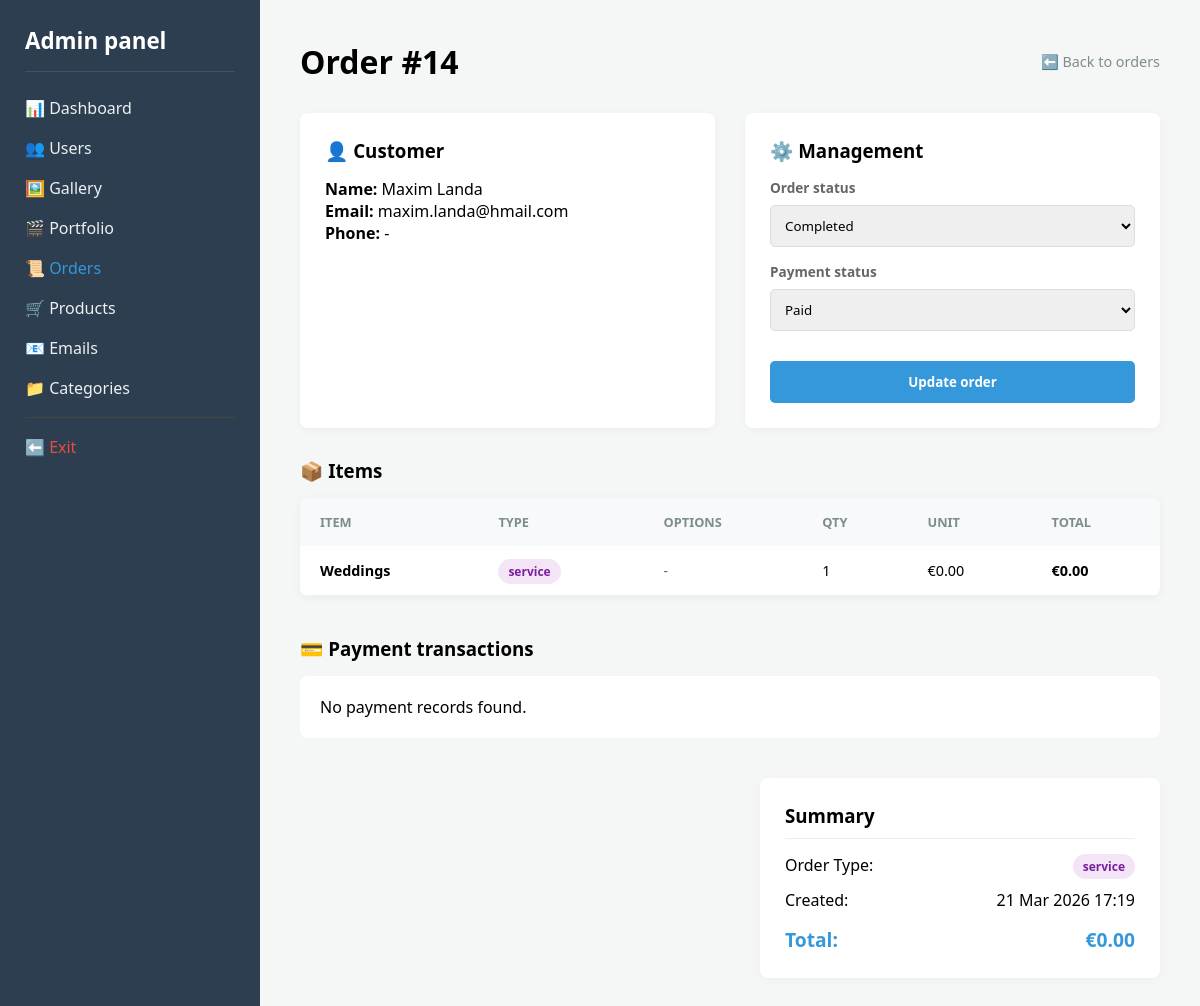
/admin/order_view.php?id=14 (signed in), run on the app's committed database.
### tables this page shows
CREATE TABLE `orders` (
  `id` int(10) UNSIGNED NOT NULL,
  `user_id` int(10) UNSIGNED NOT NULL,
  `order_type` enum('digital','service','mixed') NOT NULL DEFAULT 'digital',
  `status` enum('pending','confirmed','processing','completed','cancelled') NOT NULL DEFAULT 'pending',
  `payment_status` enum('unpaid','awaiting_manual_confirmation','paid','not_required') NOT NULL DEFAULT 'unpaid',
  `total_price` decimal(10,2) NOT NULL DEFAULT 0.00,
  `notes` text DEFAULT NULL,
  `contact_name` varchar(100) DEFAULT NULL,
  `contact_email` varchar(150) DEFAULT NULL,
  `contact_phone` varchar(30) DEFAULT NULL,
  `city` varchar(100) DEFAULT NULL,
  `address_line` varchar(255) DEFAULT NULL,
  `postal_code` varchar(20) DEFAULT NULL,
  `created_at` timestamp NOT NULL DEFAULT current_timestamp(),
  `updated_at` timestamp NOT NULL DEFAULT current_timestamp() ON UPDATE current_timestamp()
);

CREATE TABLE `order_items` (
  `id` int(10) UNSIGNED NOT NULL,
  `order_id` int(10) UNSIGNED NOT NULL,
  `item_id` int(10) UNSIGNED DEFAULT NULL,
  `item_type` varchar(50) NOT NULL,
  `item_code` varchar(50) DEFAULT NULL,
  `item_title` varchar(255) NOT NULL,
  `selected_options` text DEFAULT NULL,
  `quantity` int(10) UNSIGNED NOT NULL DEFAULT 1,
  `unit_price` decimal(10,2) NOT NULL,
  `line_total` decimal(10,2) NOT NULL,
  `created_at` timestamp NOT NULL DEFAULT current_timestamp()
);

### admin/order_view.php (the view, shortened to what this page needs)
<?php
require_once __DIR__ . '/../includes/page_start.php';
require_once __DIR__ . '/../includes/db.php';
$orderId = (int)($_GET['id'] ?? 0);
$stmt = $pdo->prepare("
    SELECT o.*, u.full_name AS user_name, u.email AS user_email
    FROM orders o
    LEFT JOIN users u ON u.id = o.user_id
    WHERE o.id = ?
    LIMIT 1
");
$stmt->execute([$orderId]);
$order = $stmt->fetch();
$stmt = $pdo->prepare("
    SELECT *
    FROM order_items
    WHERE order_id = ?
");
$stmt->execute([$orderId]);
$items = $stmt->fetchAll();
$stmt = $pdo->prepare("
    SELECT *
    FROM payment_transactions
    WHERE order_id = ?
    ORDER BY id DESC
");
$stmt->execute([$orderId]);
$payments = $stmt->fetchAll();
?>
<div class="admin-container">
    <aside class="admin-sidebar">
        <h2>Admin panel</h2>
        <ul>
            <li><a href="<?= BASE_URL ?>/admin/dashboard.php">📊 Dashboard</a></li>
            <li><a href="<?= BASE_URL ?>/admin/users.php">👥 Users</a></li>
            <li class="dropdown-container">
                <a href="<?= BASE_URL ?>/admin/gallery_items.php" class="dropdown-trigger">🖼️ Gallery</a>
            </li>
            <li><a href="<?= BASE_URL ?>/admin/admin_portfolio.php">🎬 Portfolio</a></li>
            <li class="dropdown-container">
                <a href="<?= BASE_URL ?>/admin/orders.php" class="dropdown-trigger" style="color: var(--primary);">📜 Orders</a>
            </li>
            <li><a href="<?= BASE_URL ?>/admin/products.php">🛒 Products</a></li>
            <li>
                <a href="<?= BASE_URL ?>/admin/email_logs.php" style="position: relative;">
                    📧 Emails
                </a>
            </li>
            <li><a href="<?= BASE_URL ?>/admin/categories.php">📁 Categories</a></li>
            <li>
                <hr style="border:0; border-top:1px solid #444;">
            </li>
            <li><a href="<?= BASE_URL ?>" style="color:var(--danger)">⬅️ Exit</a></li>
        </ul>
    </aside>
    <main class="admin-main">
        <div class="page-header">
            <h1>Order #<?= (int)$order['id'] ?></h1>
            <a href="<?= BASE_URL ?>/admin/orders.php" class="btn-reset">⬅️ Back to orders</a>
        </div>
        <div class="order-details-grid" style="display: grid; grid-template-columns: 1fr 1fr; gap: 30px; margin-bottom: 30px;">
            <section class="filter-section">
                <h3>👤 Customer</h3>
                <p style="margin-top:15px;"><strong>Name:</strong> <?= htmlspecialchars($order['contact_name'] ?? $order['user_name']) ?></p>
                <p><strong>Email:</strong> <?= htmlspecialchars($order['contact_email'] ?? $order['user_email']) ?></p>
                <p><strong>Phone:</strong> <?= htmlspecialchars($order['contact_phone'] ?? '-') ?></p>
            </section>
            <section class="filter-section">
                <h3>⚙️ Management</h3>
                <form method="POST" action="<?= BASE_URL ?>/backend/handlers/admin_order_update.php" class="admin-filter-form" style="display:block;">
                    <div class="filter-group" style="margin-top:15px;">
                        <label>Order status</label>
                        <select name="status">
                            <?php
                            $statuses = ['pending', 'confirmed', 'processing', 'completed', 'cancelled'];
                            foreach ($statuses as $s):
                            ?>
                                <option value="<?= $s ?>" <?= $order['status'] === $s ? 'selected' : '' ?>>
                                    <?= ucfirst($s) ?>
                                </option>
                            <?php endforeach; ?>
                        </select>
                    </div>
                    <div class="filter-group" style="margin-top:10px;">
                        <label>Payment status</label>
                        <select name="payment_status">
                            <?php
                            $paymentsStatus = ['unpaid', 'awaiting_manual_confirmation', 'paid', 'not_required'];
                            foreach ($paymentsStatus as $ps):
                            ?>
                                <option value="<?= $ps ?>" <?= $order['payment_status'] === $ps ? 'selected' : '' ?>>
                                    <?= ucfirst(str_replace('_', ' ', $ps)) ?>
                                </option>
                            <?php endforeach; ?>
                        </select>
                    </div>
                    <button type="submit" class="btn-filter" style="width:100%; margin-top:15px;">Update order</button>
                </form>
            </section>
        </div>
        <h3 style="margin-bottom:15px;">📦 Items</h3>
        <div class="data-table-container" style="margin-bottom: 40px;">
            <table class="admin-table">
                <thead>
                    <tr>
                        <th>Item</th>
                        <th>Type</th>
                        <th>Options</th>
                        <th>Qty</th>
                        <th>Unit</th>
                        <th>Total</th>
                    </tr>
                </thead>
                <tbody>
                    <?php foreach ($items as $item): ?>
                        <tr>
                            <td style="font-weight:600;"><?= htmlspecialchars($item['item_title']) ?></td>
                            <td><span class="badge type-<?= $item['item_type'] ?>"><?= htmlspecialchars($item['item_type']) ?></span></td>
                            <td style="font-size: 0.85rem; color: #666;"><?= htmlspecialchars($item['selected_options'] ?? '-') ?></td>
                            <td><?= (int)$item['quantity'] ?></td>
                            <td>€<?= number_format($item['unit_price'], 2) ?></td>
                            <td style="font-weight:bold;">€<?= number_format($item['line_total'], 2) ?></td>
                        </tr>
                    <?php endforeach; ?>
                </tbody>
            </table>
        </div>
        <h3 style="margin-bottom:15px;">💳 Payment transactions</h3>
        <?php if (!$payments): ?>
            <div class="empty-state" style="background:#fff; padding:20px; border-radius:8px; margin-bottom:40px;">
                <p>No payment records found.</p>
            </div>
        <?php endif; ?>
        <section class="filter-section" style="max-width: 400px; margin-left: auto;">
            <h3 style="border-bottom: 1px solid #eee; padding-bottom:10px;">Summary</h3>
            <div style="display:flex; justify-content: space-between; margin-top:15px;">
                <span>Order Type:</span>
                <span class="badge type-<?= $order['order_type'] ?>"><?= htmlspecialchars($order['order_type']) ?></span>
            </div>
            <div style="display:flex; justify-content: space-between; margin-top:10px;">
                <span>Created:</span>
                <span><?= date('d M Y H:i', strtotime($order['created_at'])) ?></span>
            </div>
            <div style="display:flex; justify-content: space-between; margin-top:15px; font-size:1.2rem; font-weight:bold; color:var(--primary);">
                <span>Total:</span>
                <span>€<?= number_format((float)$order['total_price'], 2) ?></span>
            </div>
        </section>
    </main>
</div>
</body>
</html>

### css/style_global.css (style rules this page uses)
*, *::before, *::after { box-sizing: border-box; }
html, body { margin: 0; padding: 0; width: 100%; min-height: 100vh; background-color: #1a2529; font-family: 'Montserrat', sans-serif; overflow-x: hidden; }

### css/style_header.css (style rules this page uses)
body { margin: 0; padding: 0; }

### css/style_footer.css (style rules this page uses)
html, body { margin: 0; padding: 0; height: auto; min-height: 100%; display: flex; flex-direction: column; }
main { flex: 1 0 auto; }

### css/style_admin_orders_view.css (style rules this page uses)
:root { --sidebar-bg: #2c3e50; --sidebar-hover: rgba(255, 255, 255, 0.05); --main-bg: #f4f7f6; --text-dark: #333; --text-light: #ecf0f1; --primary: #3498db; --success: #27ae60; --warning: #f1c40f; --danger: #e74c3c; --white: #ffffff; --border-rgba: rgba(255, 255, 255, 0.1); }
* { margin: 0; padding: 0; box-sizing: border-box; font-family: 'Segoe UI', Tahoma, Geneva, Verdana, sans-serif; }
.admin-container { display: flex; min-height: 100vh; }
.admin-sidebar { width: 260px; background: var(--sidebar-bg); color: var(--white); padding: 25px; flex-shrink: 0; }
.admin-sidebar h2 { font-size: 1.4rem; padding-bottom: 15px; border-bottom: 1px solid var(--border-rgba); margin-bottom: 25px; }
.admin-sidebar ul { list-style: none; }
.admin-sidebar li { margin: 18px 0; }
.admin-sidebar a { color: var(--text-light); text-decoration: none; display: flex; align-items: center; gap: 10px; transition: all 0.3s ease; }
.admin-main { flex-grow: 1; background: var(--main-bg); padding: 40px; }
.page-header { display: flex; justify-content: space-between; align-items: center; margin-bottom: 30px; }
.filter-section { background: var(--white); padding: 25px; border-radius: 8px; box-shadow: 0 2px 8px rgba(0,0,0,0.04); }
.filter-group { display: flex; flex-direction: column; gap: 8px; margin-bottom: 15px; }
.filter-group label { font-size: 0.85rem; font-weight: 700; color: #666; }
.filter-group select, .filter-group input { padding: 10px; border: 1px solid #ddd; border-radius: 5px; width: 100%; }
.btn-filter { background: var(--primary); color: white; border: none; padding: 12px; border-radius: 5px; cursor: pointer; font-weight: 600; transition: background 0.2s; }
.btn-reset { text-decoration: none; color: #7f8c8d; font-size: 0.9rem; }
.data-table-container { background: var(--white); border-radius: 8px; box-shadow: 0 2px 10px rgba(0,0,0,0.05); overflow: hidden; }
.admin-table { width: 100%; border-collapse: collapse; }
.admin-table th { background: #f8f9fa; padding: 15px 20px; text-align: left; font-size: 0.8rem; color: #7f8c8d; text-transform: uppercase; }
.admin-table td { padding: 15px 20px; border-bottom: 1px solid #f1f1f1; font-size: 0.9rem; }
.badge { padding: 4px 10px; border-radius: 20px; font-size: 0.75rem; font-weight: 700; }
.type-service { background: #f3e5f5; color: #7b1fa2; }

### data on the page
orders: id "14", contact_name "Maxim Landa", contact_email "maxim.landa@hmail.com", contact_phone "-", status "Completed", payment_status "Paid", order_type "service", created_at "21 Mar 2026 17:19", total_price "0.00"
order_items: item_title "Weddings", item_type "service", selected_options "-", quantity "1", unit_price "0.00", line_total "0.00"
